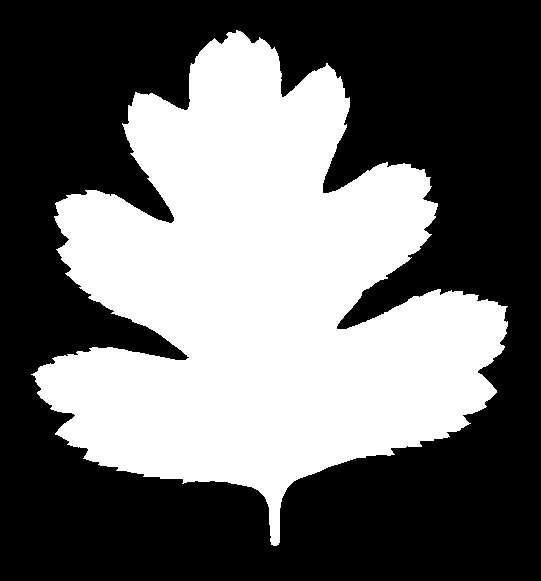
#> input picture dataset/chene/1066.jpg, 541 x 581 px
$ python main.py
#> lines starting #> are read from the running program, lines starting #| are printed output that depends on the picture; after the words box and inside, x2 and y2 are one past the last pixel; in counts of white or black regions, pixels touching at a corner belong together
import os
import cv2
import numpy as np
import pandas as pd
import matplotlib.pyplot as plt
import seaborn as sns
from sklearn.model_selection import train_test_split
from sklearn.preprocessing import StandardScaler
from sklearn.ensemble import RandomForestClassifier
from sklearn.metrics import accuracy_score, classification_report, confusion_matrix
import joblib


def extract_features(image_path):
#> called with image_path = 'dataset/chene/1066.jpg'
    img = cv2.imread(image_path)
#> img is the input picture: shape (581, 541, 3); min 0, max 255, mean 106.3
    if img is None:
        return None

    gray = cv2.cvtColor(img, cv2.COLOR_BGR2GRAY)
    blur = cv2.GaussianBlur(gray, (5, 5), 0)

    thresh = cv2.adaptiveThreshold(
        blur, 255, cv2.ADAPTIVE_THRESH_GAUSSIAN_C,
        cv2.THRESH_BINARY_INV, 11, 2
    )
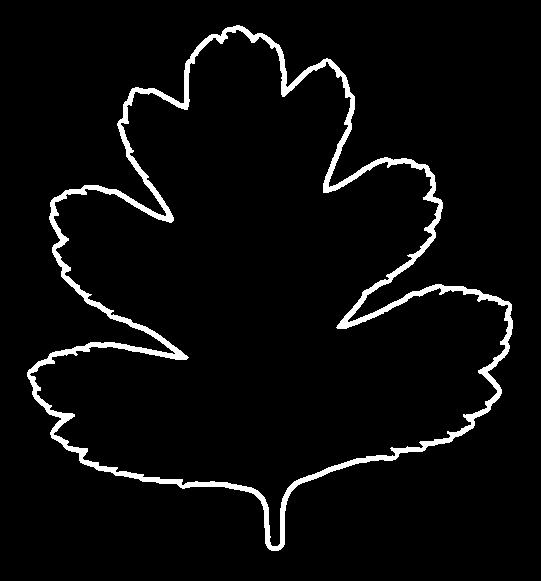
#> thresh: shape (581, 541); 4.3% white; 1 white region

    contours, _ = cv2.findContours(thresh, cv2.RETR_EXTERNAL, cv2.CHAIN_APPROX_SIMPLE)
#> contours = 1 contour; box (x1, y1, x2, y2) and area: (27, 25, 513, 551) 143572
    if len(contours) == 0:
        return None

    cnt = max(contours, key=cv2.contourArea)
#> cnt = contour of 1096 points, box (x1, y1, x2, y2) (27, 25, 513, 551), area 143572

    area = cv2.contourArea(cnt)
#> area = 143572.5
    perimeter = cv2.arcLength(cnt, True)
#> perimeter = 2533
    compactness = (4 * np.pi * area) / (perimeter ** 2 + 1e-5)
#> compactness = 0.281

    x, y, w, h = cv2.boundingRect(cnt)
#> x = 27; y = 25; w = 486; h = 526
    aspect_ratio = float(w) / h if h != 0 else 0
#> aspect_ratio = 0.924
    rect_area = w * h
#> rect_area = 255636
    extent = float(area) / rect_area if rect_area > 0 else 0
#> extent = 0.562

    hull = cv2.convexHull(cnt)
#> hull = contour of 35 points, box (x1, y1, x2, y2) (27, 25, 513, 551), area 175586
    hull_area = cv2.contourArea(hull)
#> hull_area = 175586.5
    solidity = float(area) / hull_area if hull_area > 0 else 0
#> solidity = 0.818

    hu_moments = cv2.HuMoments(cv2.moments(cnt)).flatten()
#> hu_moments = [0.177, 0.000158, 0.000728, 1.87e-06, -2.24e-11, -3.48e-09, -6.51e-11]
    hu_moments = -np.sign(hu_moments) * np.log10(np.abs(hu_moments) + 1e-10)
#> hu_moments = [0.753, 3.8, 3.14, 5.73, -9.91, -8.45, -9.78]

    features = [
        area, perimeter, aspect_ratio, extent,
        solidity, compactness
    ] + list(hu_moments)
#> features = [143572.5, 2533, 0.924, 0.562, 0.818, 0.281, 0.753, 3.8, 3.14, 5.73, -9.91, -8.45, -9.78]

    return features


def build_dataset(dataset_path="dataset"):
    classes = ["chene", "erable", "bouleau", "saule"]
    data, labels = [], []

    for cls in classes:
        folder = os.path.join(dataset_path, cls)
        if not os.path.isdir(folder):
            print(f"Dossier introuvable : {folder}")
            continue

        for filename in os.listdir(folder):
            path = os.path.join(folder, filename)
            features = extract_features(path)
#> pass 3 of the loop in build_dataset, `for cls in classes:`:
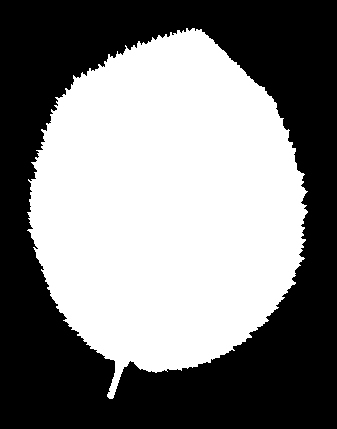
#> input picture dataset/bouleau/1255.jpg, 337 x 429 px
#> in extract_features, img is the input picture: shape (429, 337, 3); min 0, max 255, mean 127.5
#> gray: shape (429, 337)
#> in extract_features (call 2), `blur = cv2.GaussianBlur(gray, (5, 5), 0)`:
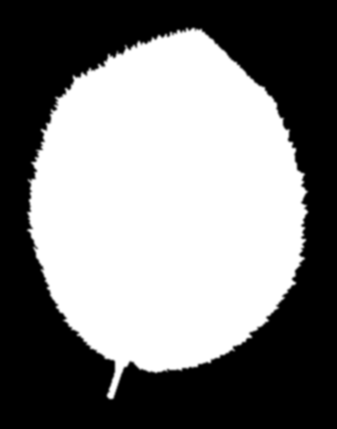
#> blur: shape (429, 337); min 0, max 255, mean 127.5
#> in extract_features (call 2), `thresh = cv2.adaptiveThreshold( blur, 255, cv2.ADAPTIVE_THRESH_GAUSSIA..`:
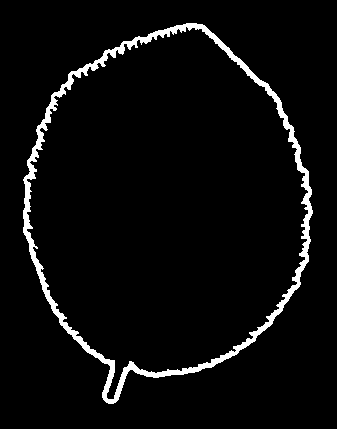
#> thresh: shape (429, 337); 4.3% white; 1 white region
#> contours = 1 contour; box (x1, y1, x2, y2) and area: (23, 23, 313, 404) 78175
#> cnt = contour of 508 points, box (x1, y1, x2, y2) (23, 23, 313, 404), area 78175
#> area = 78175
#> perimeter = 1167.6
#> compactness = 0.721
#> x = 23; w = 290; h = 381
#> aspect_ratio = 0.761
#> rect_area = 110490
#> extent = 0.708
#> hull = contour of 47 points, box (x1, y1, x2, y2) (23, 23, 313, 404), area 81104
#> hull_area = 81104
#> solidity = 0.964
#> in extract_features (call 2), `hu_moments = cv2.HuMoments(cv2.moments(cnt)).flatten()`: hu_moments = [0.163, 0.00112, 4.67e-06, 7.02e-08, 3e-14, -6.67e-10, -2.68e-14]
#> in extract_features (call 2), `hu_moments = -np.sign(hu_moments) * np.log10(np.abs(hu_moments) + 1e-10)`: hu_moments = [0.787, 2.95, 5.33, 7.15, 10, -9.12, -10]
#> in extract_features (call 2), `features = [ area, perimeter, aspect_ratio, extent, solidity, compactn..`: features = [78175, 1167.6, 0.761, 0.708, 0.964, 0.721, 0.787, 2.95, 5.33, 7.15, 10, -9.12, -10]
#> the loop made 4 passes; the first 3 are shown
            if features is not None:
                data.append(features)
                labels.append(cls)

    columns = [
        "area", "perimeter", "aspect_ratio", "extent",
        "solidity", "compactness",
        "hu1", "hu2", "hu3", "hu4", "hu5", "hu6", "hu7"
    ]
    df = pd.DataFrame(data, columns=columns)
    df["label"] = labels

    print(df.head())
    print("\nNombre total d'images traitées :", len(df))

    df.to_csv("feuilles_features.csv", index=False)
    print("Dataset sauvegardé dans feuilles_features.csv")

    return df


def train_model(df):
    X = df.drop("label", axis=1)
    y = df["label"]

    scaler = StandardScaler()
    X_scaled = scaler.fit_transform(X)

#> (the run stopped early here; a loop or call above may not have finished)
